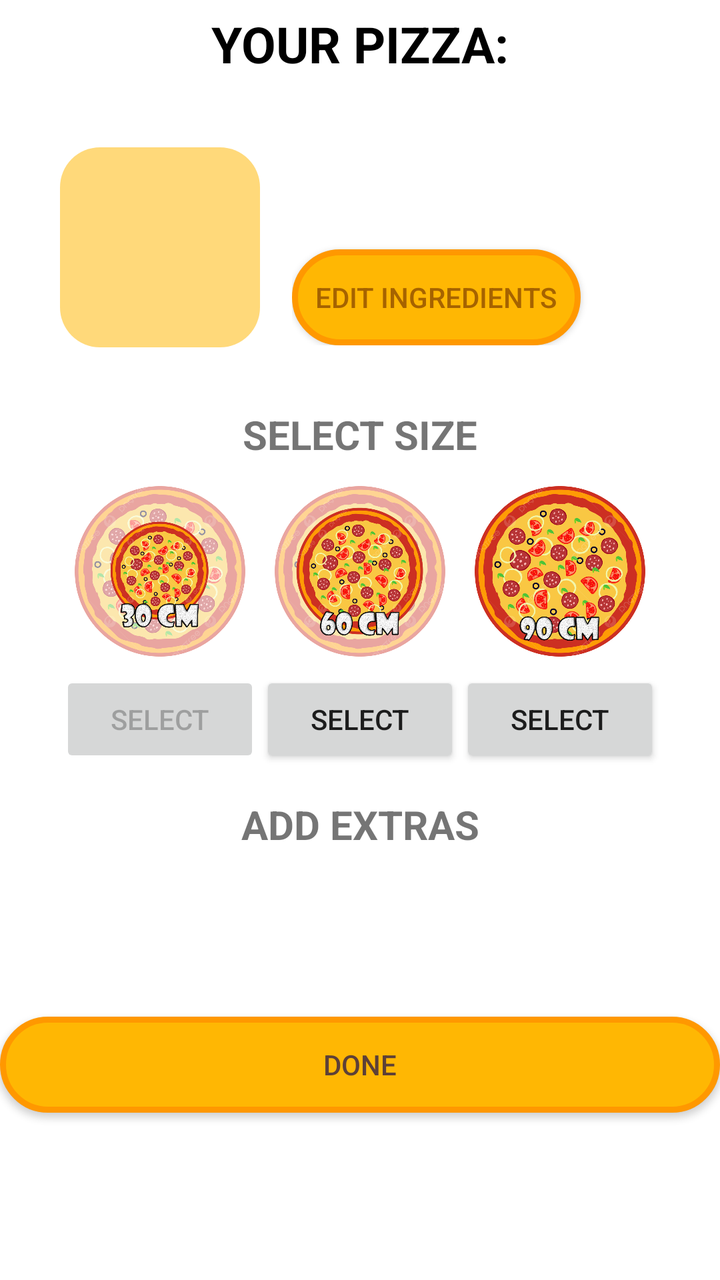
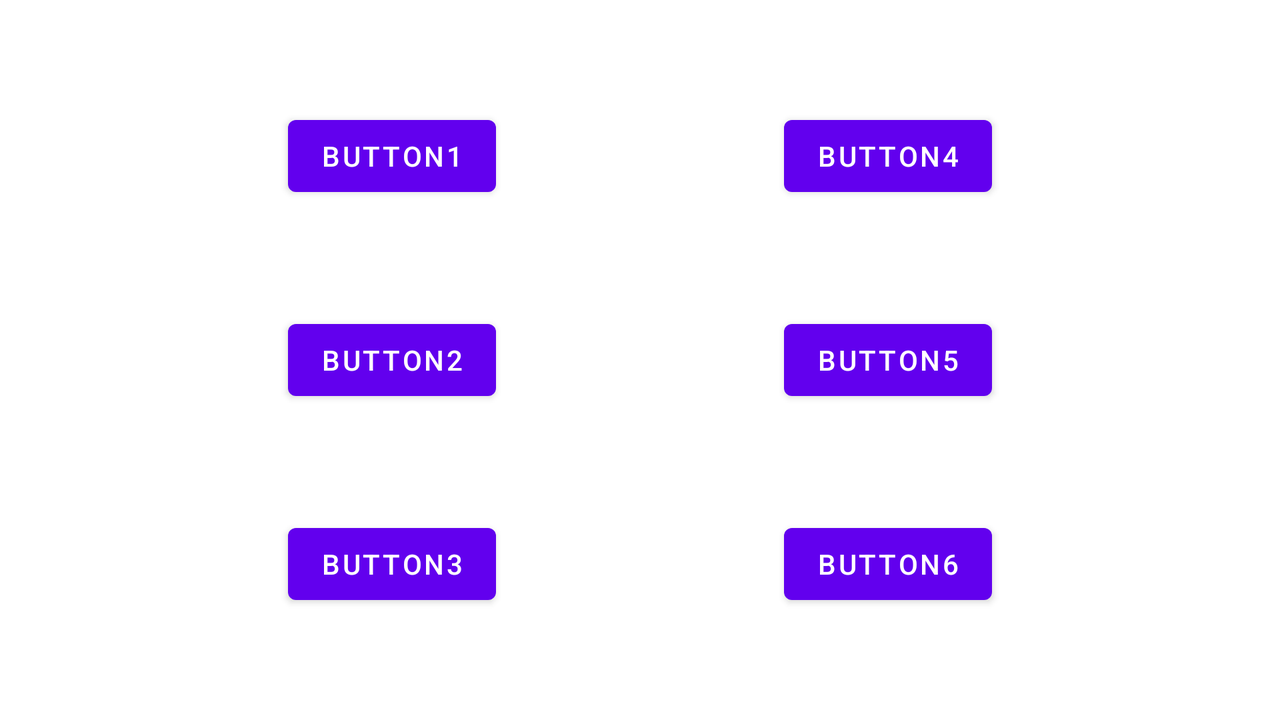

One screen, two layout resources from the same app: the default and the repository's alternative for another configuration. Each is rendered where Android would select it; the XML of both is given below.
<!-- AndroidManifest.xml: application theme Theme.MyApplic04 -->
<!-- res/layout/activity_pizza_options.xml -->
<?xml version="1.0" encoding="utf-8"?>
<LinearLayout xmlns:android="http://schemas.android.com/apk/res/android"
    xmlns:app="http://schemas.android.com/apk/res-auto"
    xmlns:tools="http://schemas.android.com/tools"
    android:layout_width="match_parent"
    android:layout_height="match_parent"
    android:orientation="vertical"
    tools:context=".activities.PizzaOptionsActivity">

    <TextView
        android:layout_width="match_parent"
        android:layout_height="wrap_content"
        android:gravity="center"
        android:padding="5dp"
        android:text="@string/your_pizza"
        android:textColor="@android:color/black"
        android:textSize="25sp"
        android:textStyle="bold"
        tools:ignore="TextSizeCheck" />

    <LinearLayout
        android:padding="30dp"
        android:layout_width="match_parent"
        android:layout_height="wrap_content">

        <ImageView
            android:id="@+id/imagePizza"
            android:layout_width="100dp"
            android:layout_height="100dp"
            android:background="@drawable/layout_bg"
            android:src="@drawable/pizza"
            android:scaleType="centerCrop"
            android:contentDescription="@string/done" />

        <LinearLayout
            android:layout_width="0dp"
            android:layout_height="wrap_content"
            android:layout_weight="1"
            android:orientation="vertical"
            android:gravity="start"
            android:layout_marginStart="16dp">

            <TextView
                android:id="@+id/textTitle"
                android:layout_width="wrap_content"
                android:layout_height="wrap_content"
                android:text=""
                android:layout_marginEnd="5dp"
                android:textSize="18sp"
                android:textStyle="bold" />

            <TextView
                android:id="@+id/textDescription"
                android:layout_width="wrap_content"
                android:layout_height="wrap_content"
                android:layout_marginEnd="5dp"
                android:text=""
                android:textSize="16sp" />

            <androidx.appcompat.widget.AppCompatButton
                android:id="@+id/editIngredientsBtn"
                android:layout_width="wrap_content"
                android:layout_height="wrap_content"
                android:layout_marginTop="5dp"
                android:background="@drawable/remove_button"
                android:paddingHorizontal="35px"
                android:text="@string/remove_ingredients"
                android:textColor="@color/eIngredients"
                android:textStyle="normal"
                tools:ignore="PxUsage,TextContrastCheck" />
        </LinearLayout>
    </LinearLayout>

    <TextView
        android:layout_width="match_parent"
        android:layout_height="wrap_content"
        android:gravity="center"
        android:text="@string/select_size"
        android:textSize="20sp"
        android:textStyle="bold"
        tools:ignore="TextSizeCheck" />

    <LinearLayout
        android:id="@+id/listView"
        android:layout_gravity="center"
        android:layout_marginTop="15px"
        android:layout_width="wrap_content"
        android:layout_height="wrap_content"
        tools:ignore="PxUsage">

        <LinearLayout
            android:layout_width="wrap_content"
            android:orientation="vertical"
            android:layout_height="wrap_content">
            <ImageView
                android:id="@+id/select_size_30_preview_img"
                android:layout_width="300px"
                android:layout_height="300px"
                android:src="@drawable/small_pizza"
                tools:ignore="ContentDescription" />

            <androidx.appcompat.widget.AppCompatButton
                android:id="@+id/select_size_btn_1"
                android:layout_width="match_parent"
                android:layout_height="wrap_content"
                android:enabled="false"
                android:text="SELECT"
                tools:ignore="DuplicateSpeakableTextCheck,HardcodedText" />
        </LinearLayout>

        <LinearLayout
            android:layout_width="wrap_content"
            android:orientation="vertical"
            android:layout_height="wrap_content">
            <ImageView
                android:id="@+id/select_size_60_preview_img"
                android:layout_width="300px"
                android:layout_height="300px"
                android:src="@drawable/meduim_pizza"
                android:importantForAccessibility="no" />

            <androidx.appcompat.widget.AppCompatButton
                android:id="@+id/select_size_btn_2"
                android:layout_width="match_parent"
                android:layout_height="wrap_content"
                android:text="@string/select" />
        </LinearLayout>

        <LinearLayout
            android:layout_width="wrap_content"
            android:orientation="vertical"
            android:layout_height="wrap_content">
            <ImageView
                android:id="@+id/select_size_90_preview_img"
                android:layout_width="300px"
                android:layout_height="300px"
                android:src="@drawable/huge_pizza"
                tools:ignore="ContentDescription" />

            <androidx.appcompat.widget.AppCompatButton
                android:id="@+id/select_size_btn_3"
                android:layout_width="match_parent"
                android:layout_height="wrap_content"
                android:text="@string/select" />
        </LinearLayout>
    </LinearLayout>

    <LinearLayout
        android:id="@+id/editIngredientsLayout"
        android:visibility="gone"
        android:orientation="vertical"
        android:layout_marginTop="15dp"
        android:layout_width="match_parent"
        android:layout_height="wrap_content">
    <TextView
        android:layout_width="match_parent"
        android:layout_height="wrap_content"
        android:gravity="center"
        android:textSize="20sp"
        android:textStyle="bold"
        android:text="@string/edit_ingredients" />


    <HorizontalScrollView
        android:layout_gravity="center"
        android:layout_width="match_parent"
        android:layout_height="wrap_content"
        android:scrollbars="horizontal"
        >

<androidx.recyclerview.widget.RecyclerView
    android:id="@+id/listViewIng"
    android:layout_width="match_parent"
    android:layout_height="wrap_content"
    android:layout_gravity="center"
    android:orientation="horizontal"
    tools:ignore="ScrollViewSize"></androidx.recyclerview.widget.RecyclerView>

    </HorizontalScrollView>

    </LinearLayout>

    <LinearLayout
        android:id="@+id/editExtrasLayout"
        android:orientation="vertical"
        android:layout_marginTop="15dp"
        android:layout_width="match_parent"
        android:layout_height="wrap_content">

        <TextView
            android:layout_width="match_parent"
            android:layout_height="wrap_content"
            android:gravity="center"
            android:text="@string/add_extras"
            android:textSize="20sp"
            android:textStyle="bold"
            tools:ignore="TextSizeCheck" />
    <HorizontalScrollView

        android:layout_gravity="center"
        android:layout_width="match_parent"
        android:layout_height="200px"
        android:scrollbars="horizontal"
        tools:ignore="PxUsage">

        <androidx.recyclerview.widget.RecyclerView
            android:id="@+id/listViewExtras"
            android:layout_width="match_parent"
            android:layout_height="wrap_content"
            android:layout_gravity="center"
            android:orientation="horizontal"
            tools:ignore="ScrollViewSize">

        </androidx.recyclerview.widget.RecyclerView>

    </HorizontalScrollView>
    </LinearLayout>

    <androidx.appcompat.widget.AppCompatButton
        android:id="@+id/buttonNext"
        android:layout_width="match_parent"
        android:layout_height="wrap_content"
        android:layout_gravity="center_horizontal"
        android:layout_marginTop="16dp"
        android:background="@drawable/rounded_button"
        android:text="@string/done"
        android:textColor="#5D4037"
        tools:ignore="VisualLintButtonSize" />
</LinearLayout>
<!-- resources referenced by this layout -->
<resources>
  <color name="eIngredients">#A66300</color>
  <!-- drawable huge_pizza: png bitmap (drawable, 471014 bytes) -->
  <!-- drawable layout_bg (drawable) -->
  <?xml version="1.0" encoding="UTF-8"?>
  <shape xmlns:android="http://schemas.android.com/apk/res/android">
      <solid android:color="@color/pizza_item_background"/>
      <stroke android:width="0dp" android:color="@color/black" />
      <corners android:radius="20dp"/>
      <padding android:left="0dp" android:top="0dp" android:right="0dp" android:bottom="0dp" />
  </shape>
  <!-- drawable meduim_pizza: png bitmap (drawable, 700550 bytes) -->
  <!-- drawable remove_button (drawable) -->
  <?xml version="1.0" encoding="UTF-8"?>
  <shape xmlns:android="http://schemas.android.com/apk/res/android">
  
      <solid android:color="@color/addBtn"/>
      <stroke android:width="3dp" android:color="@color/addBtnStroke" />
      <corners android:radius="360dp"/>
      <padding android:left="0dp" android:top="0dp" android:right="0dp" android:bottom="0dp" />
  </shape>
  <!-- drawable rounded_button (drawable) -->
  <?xml version="1.0" encoding="UTF-8"?>
  <shape xmlns:android="http://schemas.android.com/apk/res/android">
      <solid android:color="@color/addBtn"/>
      <stroke android:width="3dp" android:color="@color/addBtnStroke" />
      <corners android:radius="360dp"/>
      <padding android:left="0dp" android:top="0dp" android:right="0dp" android:bottom="0dp" />
  </shape>
  <!-- drawable small_pizza: png bitmap (drawable, 565423 bytes) -->
  <string name="add_extras">ADD EXTRAS</string>
  <string name="done">Done</string>
  <string name="edit_ingredients">EDIT INGREDIENTS</string>
  <string name="remove_ingredients">Edit ingredients</string>
  <string name="select">SELECT</string>
  <string name="select_size">SELECT SIZE</string>
  <string name="your_pizza">YOUR PIZZA:</string>
  <style name="Theme.MyApplic04" parent="Theme.MaterialComponents.DayNight.DarkActionBar">
          
          <item name="colorPrimary">@color/purple_500</item>
          <item name="colorPrimaryVariant">@color/purple_700</item>
          <item name="colorOnPrimary">@color/white</item>
          
          <item name="colorSecondary">@color/teal_200</item>
          <item name="colorSecondaryVariant">@color/teal_700</item>
          <item name="colorOnSecondary">@color/black</item>
          
          <item name="android:statusBarColor">?attr/colorPrimaryVariant</item>
          
      </style>
  <color name="pizza_item_background">#86FFB703</color>
  <color name="black">#FF000000</color>
  <color name="addBtn">#FFB703</color>
  <color name="addBtnStroke">#FF9800</color>
  <color name="purple_500">#FF6200EE</color>
  <color name="purple_700">#FF3700B3</color>
  <color name="white">#FFFFFFFF</color>
  <color name="teal_200">#FF03DAC5</color>
  <color name="teal_700">#FF018786</color>
</resources>
<!-- res/layout-land/activity_pizza_options.xml (the repository's variant of the layout above) -->
<!-- drawn on the phone turned sideways -->
<?xml version="1.0" encoding="utf-8"?>
<androidx.constraintlayout.widget.ConstraintLayout xmlns:android="http://schemas.android.com/apk/res/android"
    xmlns:app="http://schemas.android.com/apk/res-auto"
    xmlns:tools="http://schemas.android.com/tools"
    android:layout_width="match_parent"
    android:layout_height="match_parent"
    tools:context=".activities.OrderPizzaActivity">

    <Button
        android:id="@+id/button1"
        android:layout_width="wrap_content"
        android:layout_height="wrap_content"
        android:text="Button1"
        app:layout_constraintBottom_toTopOf="@+id/button2"
        app:layout_constraintEnd_toStartOf="@+id/button4"
        app:layout_constraintHorizontal_bias="0.5"
        app:layout_constraintStart_toStartOf="parent"
        app:layout_constraintTop_toTopOf="parent"
        app:layout_constraintVertical_bias="0.5" />

    <Button
        android:id="@+id/button2"
        android:layout_width="wrap_content"
        android:layout_height="wrap_content"
        android:text="Button2"
        app:layout_constraintBottom_toTopOf="@+id/button3"
        app:layout_constraintEnd_toStartOf="@+id/button5"
        app:layout_constraintHorizontal_bias="0.5"
        app:layout_constraintStart_toStartOf="parent"
        app:layout_constraintTop_toBottomOf="@+id/button1"
        app:layout_constraintVertical_bias="0.5" />

    <Button
        android:id="@+id/button3"
        android:layout_width="wrap_content"
        android:layout_height="wrap_content"
        android:text="Button3"
        app:layout_constraintBottom_toBottomOf="parent"
        app:layout_constraintEnd_toStartOf="@+id/button6"
        app:layout_constraintHorizontal_bias="0.5"
        app:layout_constraintStart_toStartOf="parent"
        app:layout_constraintTop_toBottomOf="@+id/button2"
        app:layout_constraintVertical_bias="0.5" />

    <Button
        android:id="@+id/button4"
        android:layout_width="wrap_content"
        android:layout_height="wrap_content"
        android:text="Button4"
        app:layout_constraintBottom_toTopOf="@+id/button5"
        app:layout_constraintEnd_toEndOf="parent"
        app:layout_constraintHorizontal_bias="0.5"
        app:layout_constraintStart_toEndOf="@+id/button1"
        app:layout_constraintTop_toTopOf="parent"
        app:layout_constraintVertical_bias="0.5" />

    <Button
        android:id="@+id/button5"
        android:layout_width="wrap_content"
        android:layout_height="wrap_content"
        android:text="Button5"
        app:layout_constraintBottom_toTopOf="@+id/button6"
        app:layout_constraintEnd_toEndOf="parent"
        app:layout_constraintHorizontal_bias="0.5"
        app:layout_constraintStart_toEndOf="@+id/button2"
        app:layout_constraintTop_toBottomOf="@+id/button4"
        app:layout_constraintVertical_bias="0.5" />

    <Button
        android:id="@+id/button6"
        android:layout_width="wrap_content"
        android:layout_height="wrap_content"
        android:text="Button6"
        app:layout_constraintBottom_toBottomOf="parent"
        app:layout_constraintEnd_toEndOf="parent"
        app:layout_constraintHorizontal_bias="0.5"
        app:layout_constraintStart_toEndOf="@+id/button3"
        app:layout_constraintTop_toBottomOf="@+id/button5"
        app:layout_constraintVertical_bias="0.5" />
</androidx.constraintlayout.widget.ConstraintLayout>
<!-- resources referenced by the variant -->
<!-- as the phone turned sideways resolves them -->
<resources>
  <style name="Theme.MyApplic04" parent="Theme.MaterialComponents.DayNight.DarkActionBar">
          
          <item name="colorPrimary">@color/purple_500</item>
          <item name="colorPrimaryVariant">@color/purple_700</item>
          <item name="colorOnPrimary">@color/white</item>
          
          <item name="colorSecondary">@color/teal_200</item>
          <item name="colorSecondaryVariant">@color/teal_700</item>
          <item name="colorOnSecondary">@color/black</item>
          
          <item name="android:statusBarColor">?attr/colorPrimaryVariant</item>
          
      </style>
  <color name="purple_500">#FF6200EE</color>
  <color name="purple_700">#FF3700B3</color>
  <color name="white">#FFFFFFFF</color>
  <color name="teal_200">#FF03DAC5</color>
  <color name="teal_700">#FF018786</color>
  <color name="black">#FF000000</color>
</resources>
